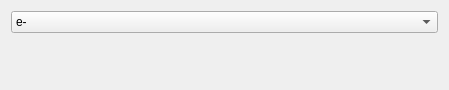
<?xml version="1.0" encoding="UTF-8"?>
<ui version="4.0">
 <class>Form</class>
 <widget class="QWidget" name="Form">
  <property name="geometry">
   <rect>
    <x>0</x>
    <y>0</y>
    <width>449</width>
    <height>90</height>
   </rect>
  </property>
  <property name="sizePolicy">
   <sizepolicy hsizetype="Minimum" vsizetype="Minimum">
    <horstretch>0</horstretch>
    <verstretch>0</verstretch>
   </sizepolicy>
  </property>
  <property name="windowTitle">
   <string>Form</string>
  </property>
  <layout class="QGridLayout" name="gridLayout">
   <item row="0" column="0">
    <widget class="QComboBox" name="particles_type">
     <item>
      <property name="text">
       <string>e-</string>
      </property>
     </item>
     <item>
      <property name="text">
       <string>e+</string>
      </property>
     </item>
    </widget>
   </item>
   <item row="1" column="0">
    <layout class="QHBoxLayout" name="horizontalLayout">
     <item>
      <widget class="QLabel" name="status_1">
       <property name="font">
        <font>
         <pointsize>12</pointsize>
        </font>
       </property>
       <property name="text">
        <string/>
       </property>
      </widget>
     </item>
     <item>
      <widget class="QLabel" name="status_2">
       <property name="font">
        <font>
         <pointsize>12</pointsize>
        </font>
       </property>
       <property name="text">
        <string/>
       </property>
      </widget>
     </item>
     <item>
      <widget class="QLabel" name="status_3">
       <property name="font">
        <font>
         <pointsize>12</pointsize>
        </font>
       </property>
       <property name="text">
        <string/>
       </property>
      </widget>
     </item>
     <item>
      <widget class="QLabel" name="status_4">
       <property name="font">
        <font>
         <pointsize>12</pointsize>
        </font>
       </property>
       <property name="text">
        <string/>
       </property>
      </widget>
     </item>
    </layout>
   </item>
   <item row="2" column="0">
    <spacer name="verticalSpacer">
     <property name="orientation">
      <enum>Qt::Vertical</enum>
     </property>
     <property name="sizeHint" stdset="0">
      <size>
       <width>20</width>
       <height>6</height>
      </size>
     </property>
    </spacer>
   </item>
  </layout>
 </widget>
 <resources/>
 <connections/>
</ui>
